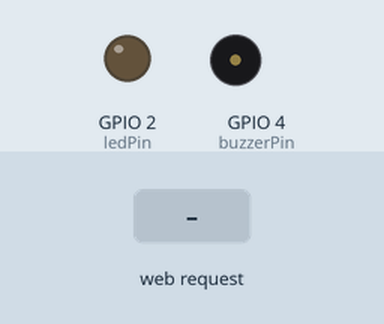
Simulated run of this program. Board: ESP32. On the bench: output pins drawn as LEDs (lit = HIGH), buzzer (waves = sounding, pin HIGH). The test bench sets the inputs (shaded band). WiFi joins after 1.5 s; servers stay silent unless stated; what the program prints to the serial monitor is not drawn.

Above: at 4.2 s.
4.3 s: HTTP request GET /alarm/on received
At 5.5 s:
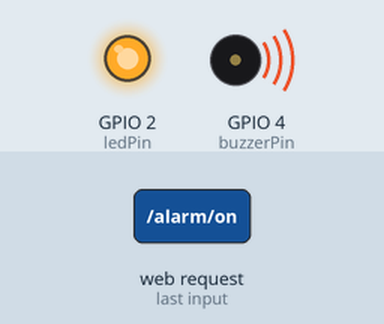
5.8 s: HTTP request GET /alarm/off received
At 6.7 s:
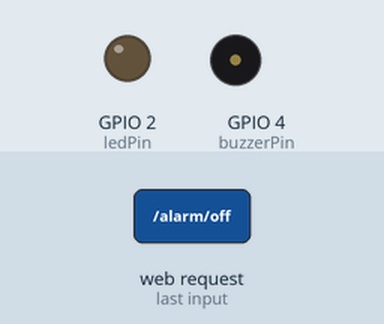
Timing chart, 0 to 8.8 s (numbered marks = the images above; inputs shaded):
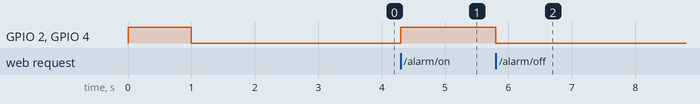

Measured:
- after the input at 4.3 s, GPIO 2 (ledPin), GPIO 4 (buzzerPin): LOW → HIGH at once
- after the input at 5.8 s, GPIO 2 (ledPin), GPIO 4 (buzzerPin): HIGH → LOW at once

The program:

main.cpp
```cpp
#include <WiFi.h>
#include <WiFiClient.h>

const char* ssid = "SHEKi_5G";
const char* password = "jedijedi";

const int ledPin = 2;
const int buzzerPin = 4;

WiFiServer server(80);

void setup() {
  Serial.begin(115200);
  pinMode(ledPin, OUTPUT);
  pinMode(buzzerPin, OUTPUT);

  // Test the hardware on startup
  Serial.println("Testing hardware...");
  digitalWrite(ledPin, HIGH);
  digitalWrite(buzzerPin, HIGH);
  delay(1000);
  digitalWrite(ledPin, LOW);
  digitalWrite(buzzerPin, LOW);
  Serial.println("Hardware test complete");

  WiFi.begin(ssid, password);
  Serial.print("Connecting to WiFi ..");
  while (WiFi.status() != WL_CONNECTED) {
    delay(1000);
    Serial.print(".");
  }
  Serial.println("Connected!");
  Serial.println(WiFi.localIP());

  server.begin();
}

void loop() {
  WiFiClient client = server.available();
  if (client) {
    Serial.println("New Client!");
    String request = client.readStringUntil('\r');
    Serial.println(request);

    if (request.indexOf("/alarm/on") != -1) {
      Serial.println("Drowning Detected!");
      digitalWrite(ledPin, HIGH);
      digitalWrite(buzzerPin, HIGH);
      Serial.println("LED and Buzzer ON");
    }

    if (request.indexOf("/alarm/off") != -1) {
      Serial.println("Alarm OFF");
      digitalWrite(ledPin, LOW);
      digitalWrite(buzzerPin, LOW);
      Serial.println("LED and Buzzer OFF");
    }

    client.println("HTTP/1.1 200 OK");
    client.println("Content-Type: text/html");
    client.println();
    client.println("OK");
    delay(1);
    client.stop();
  }
}
```
